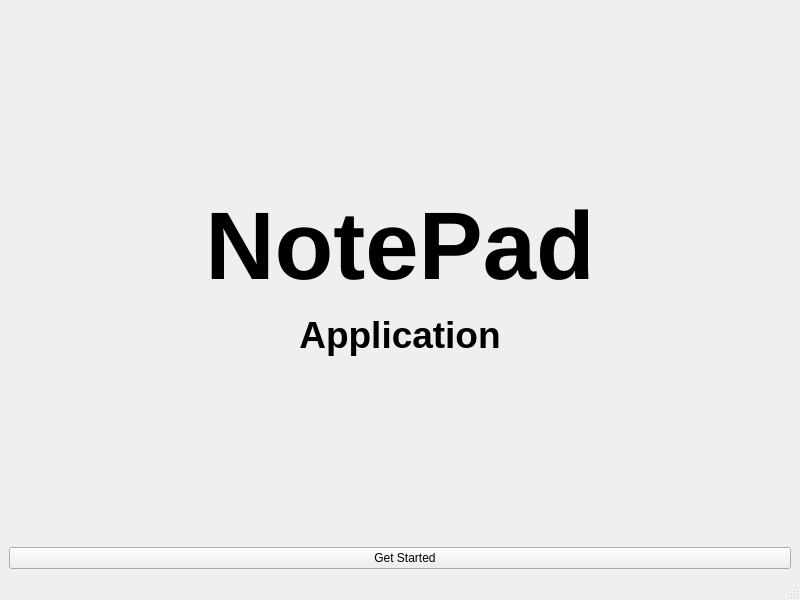
<?xml version="1.0" encoding="UTF-8"?>
<ui version="4.0">
 <class>MainWindow</class>
 <widget class="QMainWindow" name="MainWindow">
  <property name="geometry">
   <rect>
    <x>0</x>
    <y>0</y>
    <width>800</width>
    <height>600</height>
   </rect>
  </property>
  <property name="windowTitle">
   <string>MainWindow</string>
  </property>
  <widget class="QWidget" name="centralwidget">
   <layout class="QGridLayout" name="gridLayout">
    <item row="1" column="0">
     <widget class="QLabel" name="label">
      <property name="text">
       <string>&lt;html&gt;&lt;head/&gt;&lt;body&gt;&lt;p align=&quot;center&quot;&gt;&lt;span style=&quot; font-size:72pt; font-weight:600;&quot;&gt;NotePad&lt;/span&gt;&lt;/p&gt;&lt;p align=&quot;center&quot;&gt;&lt;span style=&quot; font-size:28pt; font-weight:600;&quot;&gt;                                                 Application&lt;/span&gt;&lt;/p&gt;&lt;/body&gt;&lt;/html&gt;</string>
      </property>
     </widget>
    </item>
    <item row="2" column="0">
     <widget class="QPushButton" name="pushButton">
      <property name="text">
       <string>   Get Started</string>
      </property>
      <property name="icon">
       <iconset resource="Resources.qrc">
        <normaloff>:/new/prefix1/Resources_Images/getstarted.png</normaloff>:/new/prefix1/Resources_Images/getstarted.png</iconset>
      </property>
      <property name="iconSize">
       <size>
        <width>27</width>
        <height>24</height>
       </size>
      </property>
     </widget>
    </item>
   </layout>
  </widget>
  <widget class="QMenuBar" name="menubar">
   <property name="geometry">
    <rect>
     <x>0</x>
     <y>0</y>
     <width>800</width>
     <height>22</height>
    </rect>
   </property>
  </widget>
  <widget class="QStatusBar" name="statusbar"/>
 </widget>
 <resources>
  <include location="Resources.qrc"/>
 </resources>
 <connections/>
</ui>
